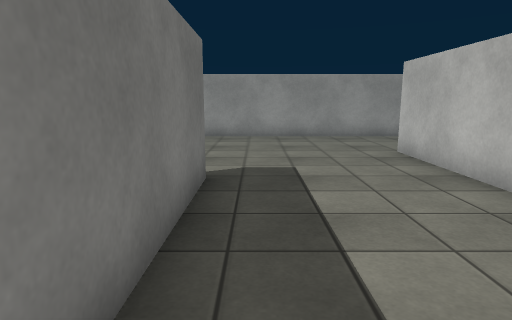
View 1 (above)

15 first-person views from a walk through a 3-D level made in the Unity game engine. The camera is 1.3 m above the floor, tilts 10° down and sees 75° across. The floor is counted in squares, 1 m on a side. Each view is taken from the middle of a square. On the plan, view 1 faces up. The plan holds only what a view shows up to about 14 squares ahead; the rest is blank. The place goes on beyond the plan. The player character is not drawn. Some surface patterns are stand-ins.

View 2
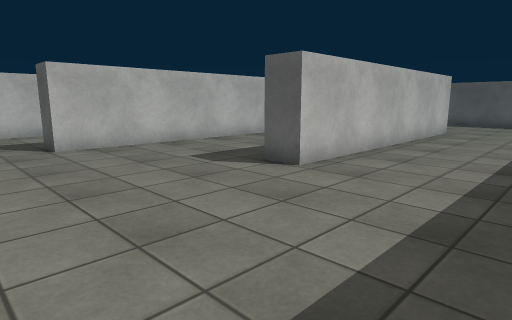

View 3
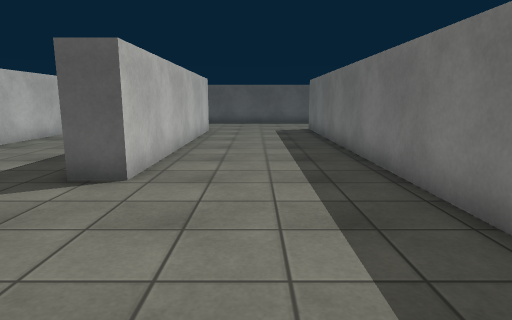

View 4
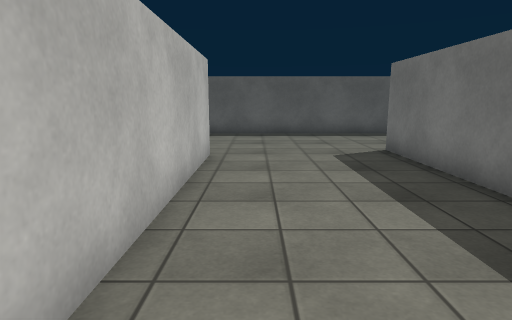

View 5
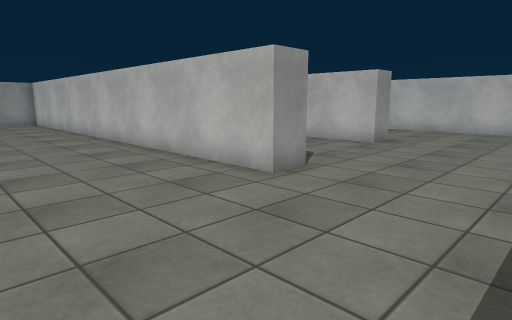

View 6
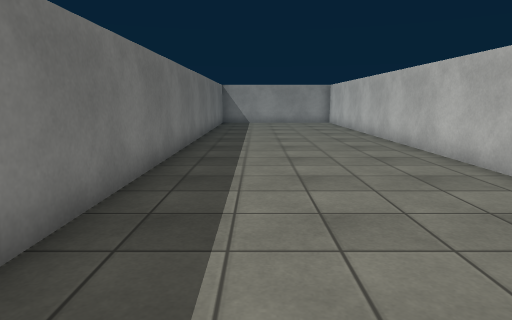

View 7
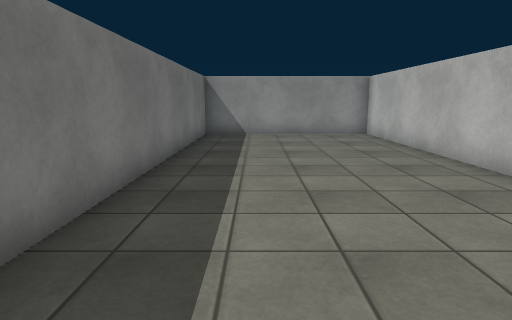

View 8
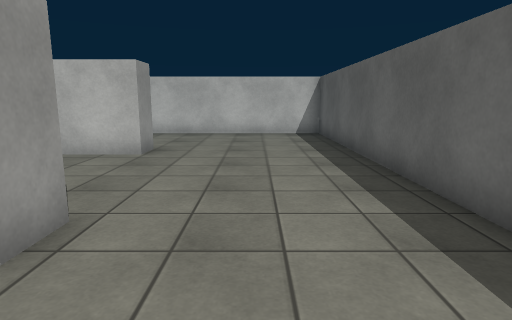

View 9
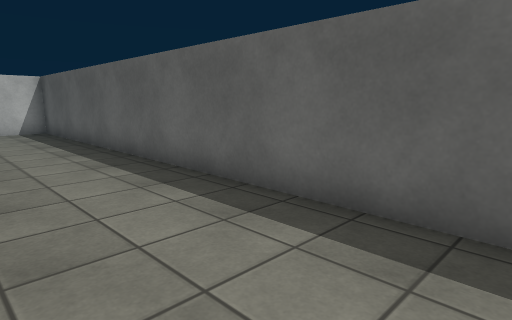

View 10
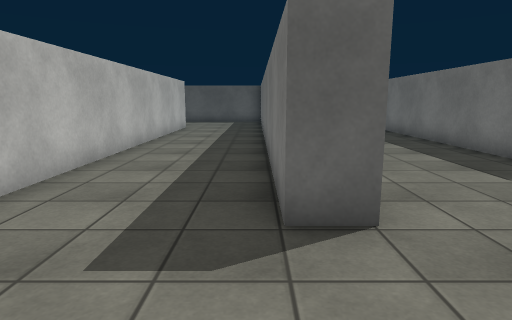

View 11
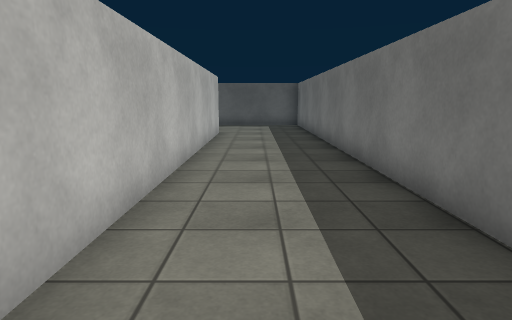

View 12
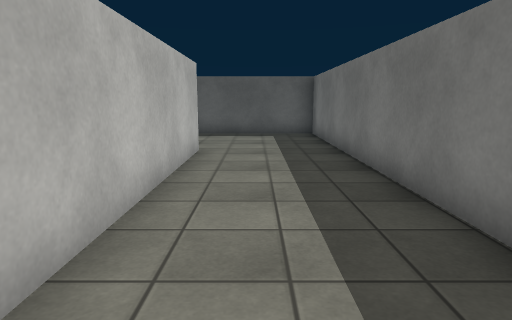

View 13
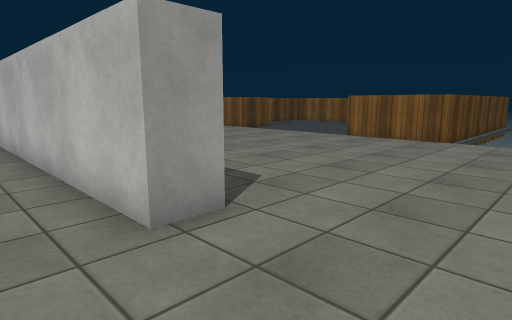

View 14
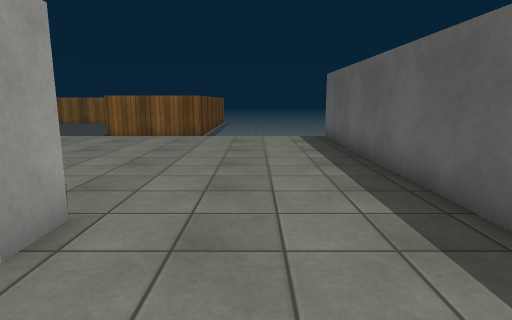

View 15
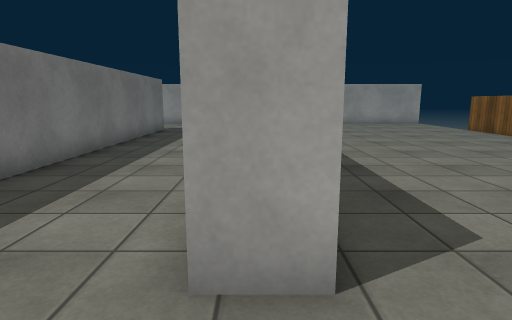

### Floor plan
Points are (right, up) in squares from view 1. A wall is a line through its corners. A room is listed if a view was taken in it or the views show most of it. See-through windows are left out.
Room 1 (views 1, 2, 3, 4, 5, 6, 7, 8, 9, 10, 11, 12, 13, 14, 15)
walls: (-0.8, -4.2) (-1.9, -4.2) (-1.9, 5.6) (-0.9, 5.6) (-0.9, -2.2); (9.6, -4.9) (8.5, -4.9) (8.5, 9.1); (5.4, 12.5) (-2, 12.5); (-6.5, 7.9) (-6.5, -4.9) (-7.5, -4.9) (-7.5, 12.5) (-14, 12.5) (-14, -5.5); (18.6, 5.5) (18.6, 7.2); (19.5, -4.9) (18.6, -4.9) (18.6, -1.2); (-11.6, -9.6) (3.7, -9.6) (3.7, 8.6) (4.7, 8.6) (4.7, -9.6) (18.5, -9.6)

Positions as (right, up) in squares from view 1, and headings:
1: (0, 0), facing up
2: (-6, 11), facing down-right
3: (-4, 11), facing down
4: (-3, 4), facing down
5: (-12, -9), facing up-right
6: (-12, -8), facing up
7: (-12, -1), facing up
8: (-10, -7), facing right
9: (-12, -6), facing down-right
10: (5, 12), facing down
11: (7, 9), facing down
12: (7, 4), facing down
13: (7, -8), facing up-right
14: (6, -7), facing right
15: (9, -7), facing up
